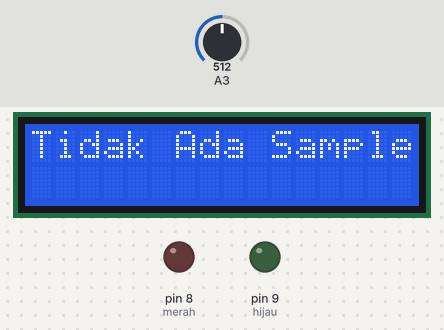
Recording of a sketch running on a simulated Arduino Uno, built with avr-gcc and run on an emulated ATmega328P. On the bench: 16×2 character LCD, output pins drawn as LEDs (lit = HIGH). The inputs (shaded band) are chosen by the test bench; at power-on: A3 = 512. What the sketch prints to the serial monitor is not drawn.

Above: at 1.2 s.
1.3 s: A3 set to 340
3.3 s: A3 set to 312
At 5.3 s:
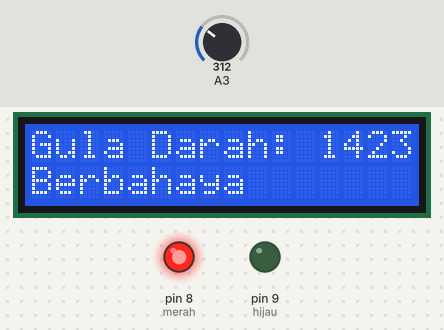
5.6 s: A3 set to 29
At 7.0 s:
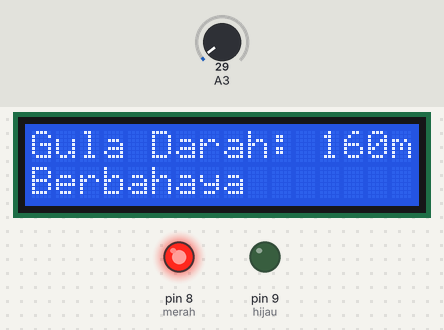
7.7 s: A3 set to 24
At 9.4 s:
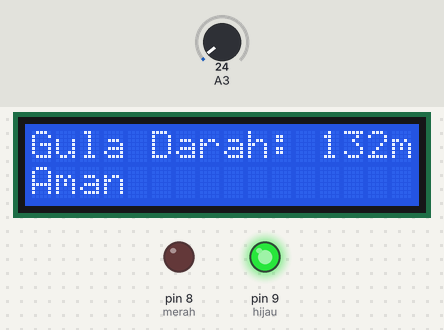
9.7 s: A3 set to 511
At 11.6 s:
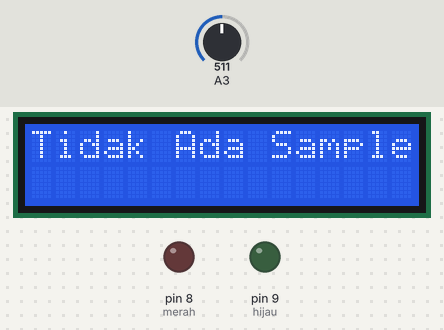
Timing chart, 0 to 12.8 s (numbered marks = the images above; inputs shaded):
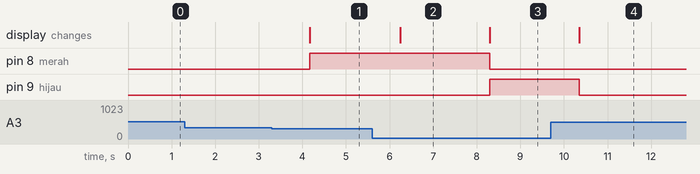

The sketch:

alat_pendeteksi_kadar_gula.ino
```cpp
#include <LiquidCrystal_I2C.h>
LiquidCrystal_I2C lcd(0x27, 16, 2);

int hijau = 9;
int merah = 8;

void setup(void)
{
 Serial.begin(9600);
lcd.begin();

 pinMode(hijau, OUTPUT);
 pinMode(merah, OUTPUT);
}

void loop(void)
{

 long pinRead = analogRead(A3);

 if (pinRead > 644){
  pinRead = 644;
  }

 long cah = (pinRead/2) * 100;
 long cahaya = cah*2;

 long percahaya = cahaya/644;

 long mg = (28.7 * percahaya) + 46;


 Serial.print("Persen Cahaya : ");
 Serial.print(percahaya);
 Serial.println();
 Serial.print("Kadar Gula Darah : ");
 Serial.print(mg);
 Serial.print(" mg/dl");
 Serial.println();
 Serial.println();

 if(percahaya < 50){
  if (mg<150){
    lcd.clear();
    lcd.setCursor(0,0);
    lcd.print("Gula Darah: ");
    lcd.print(mg);
    lcd.print("mg/dl");
    lcd.setCursor(0,1);
    lcd.print("Aman");
    digitalWrite(hijau, HIGH);
    digitalWrite(merah, LOW);
  }else if(mg>150){
    lcd.clear();
    lcd.setCursor(0,0);
    lcd.print("Gula Darah: ");
    lcd.print(mg);
    lcd.print("mg/dl");
    lcd.setCursor(0,1);
    lcd.print("Berbahaya");
    digitalWrite(hijau, LOW);
    digitalWrite(merah, HIGH);
  }else{
    lcd.clear();
    lcd.setCursor(0,0);
    lcd.print("Tidak Ada Sample");
    digitalWrite(hijau, LOW);
    digitalWrite(merah, LOW);
    }
 }else{
  lcd.clear();
  lcd.setCursor(0,0);
  lcd.print("Tidak Ada Sample");
  digitalWrite(hijau, LOW);
  digitalWrite(merah, LOW);
  }

 delay(1000);

}
```

Measured:
- the behaviour switches between 322 and 321 on A3 (found by bisection; images 0 and 1)
- the behaviour switches between 26 and 25 on A3 (found by bisection; images 2 and 3)
- after the input at 1.3 s, every drawn part: stays the same
- after the input at 3.3 s, pin 8 (merah): LOW → HIGH after 0.87 s; the display: changes after 0.87 s (image 1)
- after the input at 5.6 s, the display: changes after 0.64 s (image 2)
- after the input at 7.7 s, pin 8 (merah): HIGH → LOW after 0.60 s; pin 9 (hijau): LOW → HIGH after 0.60 s; the display: changes after 0.60 s (image 3)
- after the input at 9.7 s, pin 9 (hijau): HIGH → LOW after 0.65 s; the display: changes after 0.65 s (image 4)
